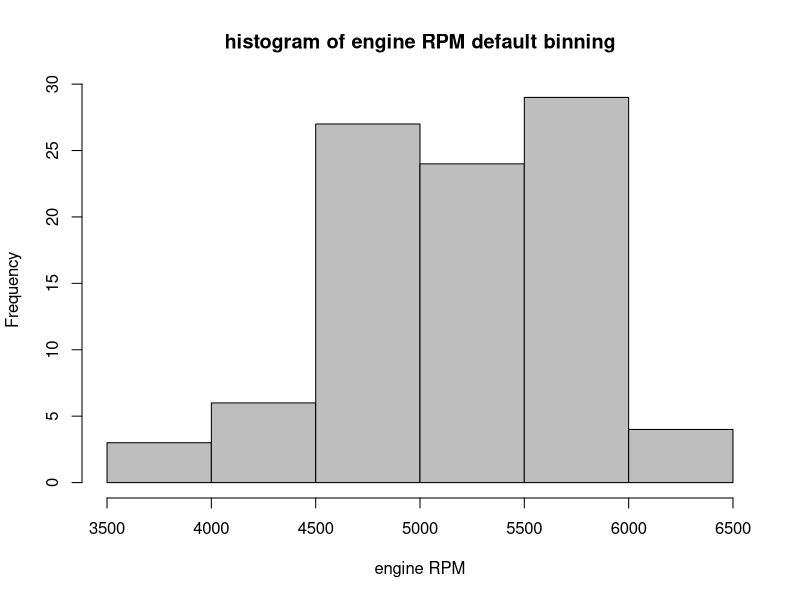
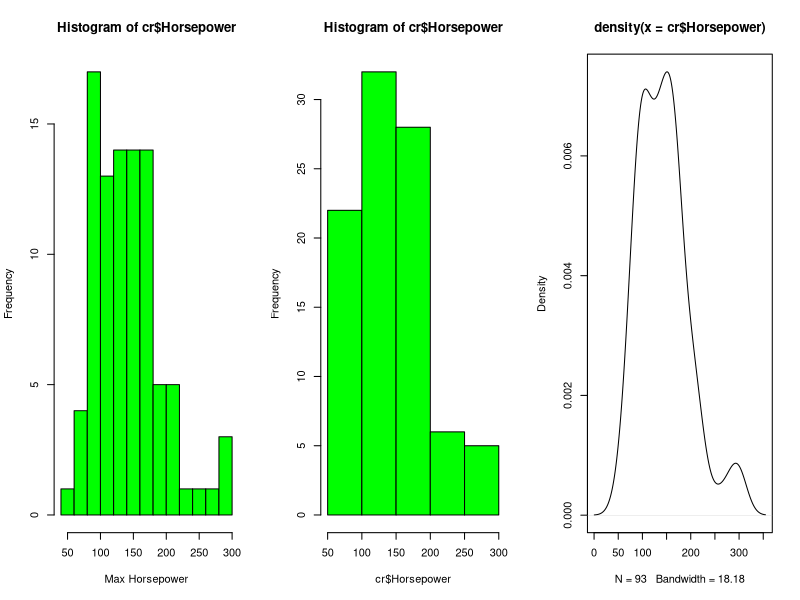
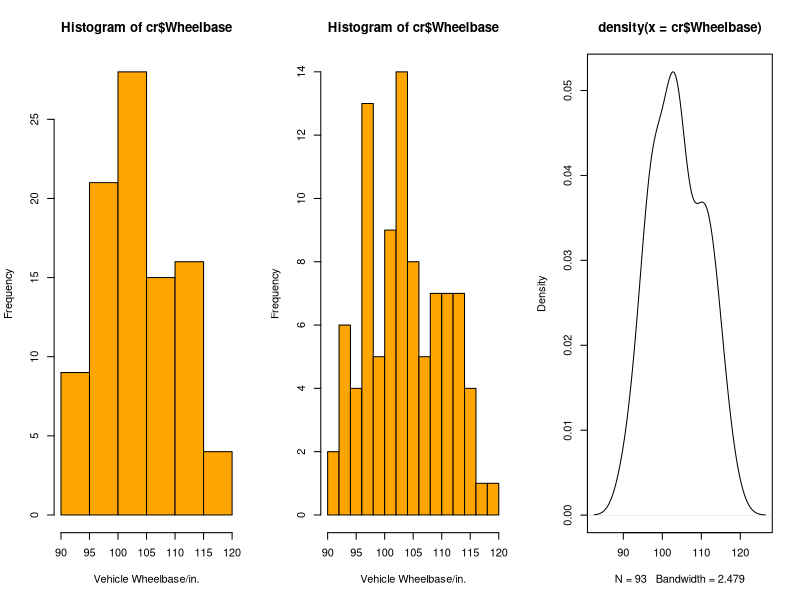
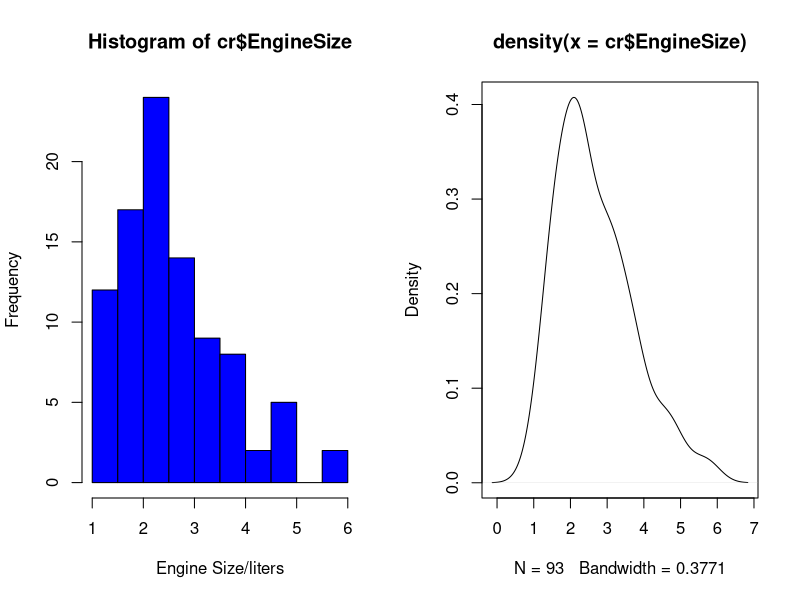
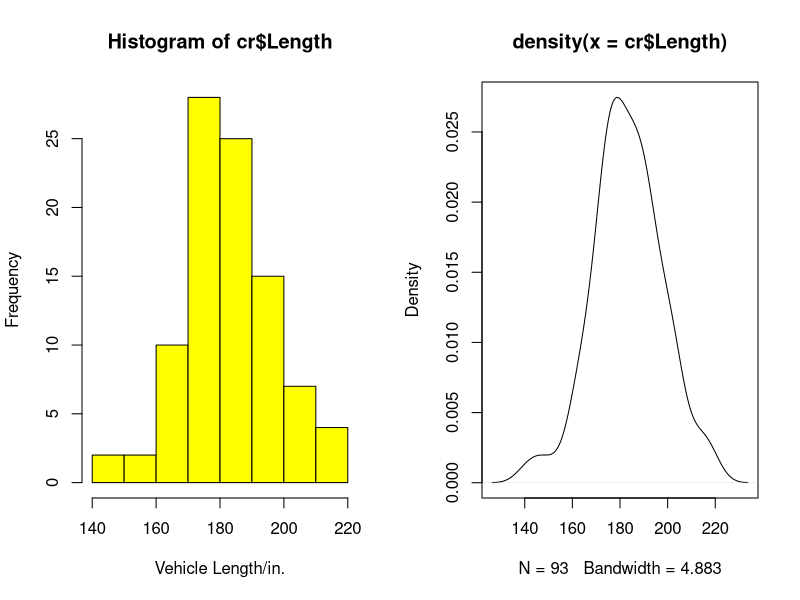
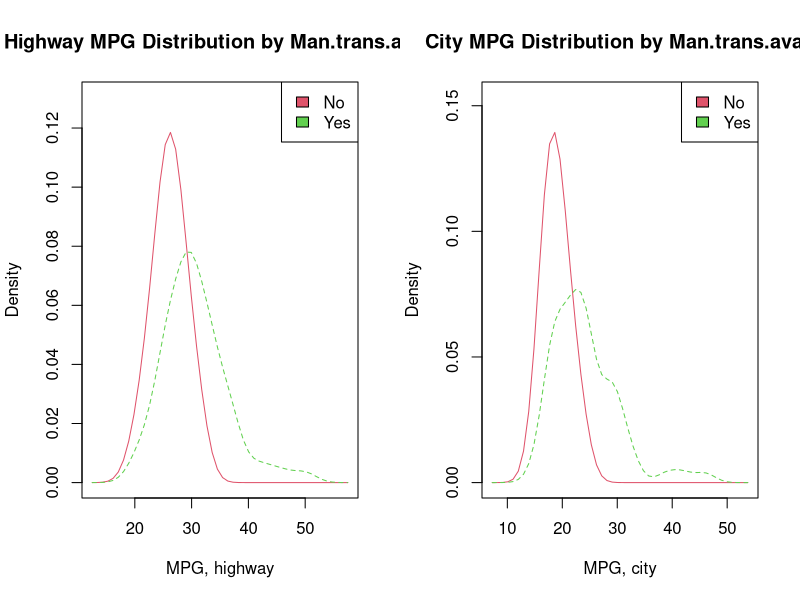
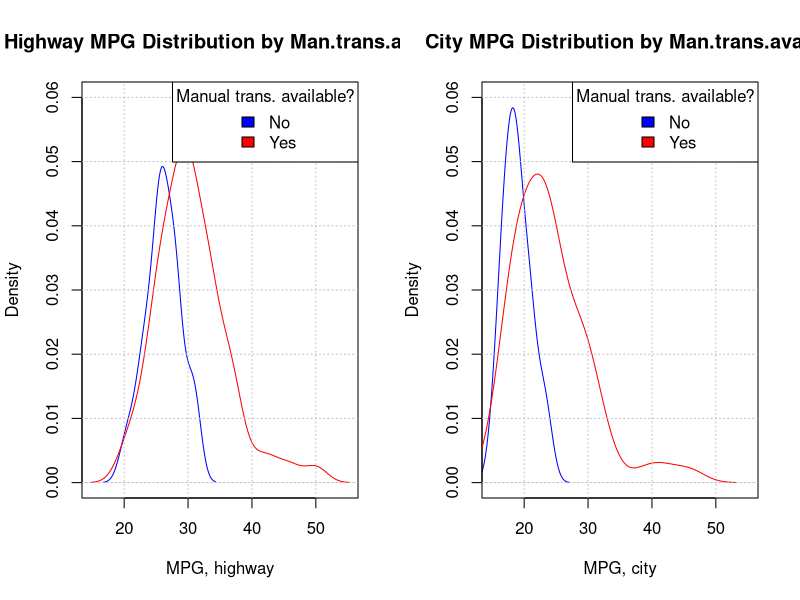

Source code (R) for these figures, in order:
# histogram-Cars93.R

library(MASS)
cr = Cars93

# ---------------------------------------------------------------
# histogram: how many examples in the dataset fall into each "bin"
#   of a fixed size. This lets us look at the distribution of one
#   variable in the dataset at a time.
#
#   - y axis shows the counts in a given "bin". R does the computation.
#   - x axis must have numeric values. Otherwise you see errors like this:
#       > hist(cr$Origin)
#       Error in hist.default(cr$Origin) : 'x' must be numeric
#     To get numeric values, compute the contingency table.
#
#   - can use R defaults for bin size, which we do here, or specify
#       "breaks" parameter to ask for specific # bins
# ---------------------------------------------------------------

# ---- histograms and RPM data ----

# RPM for the Cars93 dataset (revs per minute at maximum horsepower).

# what can we say about the RPM column in our dataset?
table(cr$RPM)
summary(cr$RPM)

# extract the RPM data into a vector
rpms = cr$RPM
xname="engine RPM"

# default bin algorithm is used in this plot:
hist(rpms, 
     xlab=xname, 
     main=paste("histogram of",xname,"default binning"),
     col="grey")

# ----- Compare histograms to kernel density plots: --------

# Horsepower
par(mfrow=c(1,3))
hist(cr$Horsepower, xlab="Max Horsepower", col="green", breaks=15) # col 13; breaks 15 or 18
hist(cr$Horsepower, col="green")
plot(density(cr$Horsepower))

# Wheelbase
par(mfrow=c(1,3))
hist(cr$Wheelbase, xlab="Vehicle Wheelbase/in.", col="orange", breaks=10) # 20; breaks 10 or 12
hist(cr$Wheelbase, xlab="Vehicle Wheelbase/in.", col="orange", breaks=12) # 20; breaks 10 or 12
plot(density(cr$Wheelbase))

# Engine Size (displacement)
par(mfrow=c(1,2))
hist(cr$EngineSize, xlab="Engine Size/liters", col="blue", breaks=15) # col 12; breaks 12
plot(density(cr$EngineSize))

# # Vehicle weight
# #hist(cr$Weight, xlab="Weight", col="red", breaks=15) # 25; breaks 15 or 18
# hist(cr$Weight, col="red", xlab="Weight")
# plot(density(cr$Weight))

# Vehicle Length
hist(cr$Length, xlab="Vehicle Length/in.", col="yellow", breaks=10) # 19; breaks 10 or 12
plot(density(cr$Length))

# # Vehicle Turn Circle
# hist(cr$Turn.circle, xlab="Turning circle/ft.", col="purple", breaks=8) # 22
# plot(density(cr$Turn.circle))
# par(mfrow=c(1,1))

# -------------- comparing groups: kernel density ------------------

# Compare MPG distributions for cars with different numbers of cylinders
library(sm) # need a special library, "Smoothing methods for...density estimation"

par(mfrow=c(1,2))

# ------------------------------

# compare MPGs for different transmissions: kernel density plots

# plot the densities:
sm.density.compare(cr$MPG.highway, as.integer(cr$Man.trans.avail), xlab="MPG, highway")
title(main="Highway MPG Distribution by Man.trans.avail")

# add legend to indicate identities of line colors
cl = levels(factor(cr$Man.trans.avail))
colfill<-c(2:(2+length(cl)))
legend(x="topright", cl, fill=colfill) 

# ---

# Same comparison plot, for city MPG:
# plot the densities:
sm.density.compare(cr$MPG.city, as.integer(cr$Man.trans.avail), xlab="MPG, city")
title(main="City MPG Distribution by Man.trans.avail")

# add legend to indicate identities of line colors
cl = levels(factor(cr$Man.trans.avail))
colfill<-c(2:(2+length(cl)))
legend(x="topright", cl, fill=colfill) 

# ---- without sm library: ---

# note that using density() calls allows us to scale the individual vectors by
# proportion of the dataset (see the weight parameter)

par(mfrow=c(1,2))

# --- highway ---

# x and y limits are found by experimentation:
yl=c(0,0.06)
xl=c(15,55)

# Subset the MPG.highway column on whether the Man.trans is available or not:
manTrans =   cr$MPG.highway[which(cr$Man.trans.avail=="Yes")]
noManTrans = cr$MPG.highway[which(cr$Man.trans.avail=="No")]

# weight each point according to the prevalence of its group in the dataset
lm = length(manTrans)
ln = length(noManTrans)
len = lm+ln

# now plot one subset (no man trans):
plot(density(noManTrans, weights=rep(1/len,ln)),
     col="blue",
     main="Highway MPG Distribution by Man.trans.avail",
     xlab="MPG, highway", 
     ylim=yl,
     xlim=xl)

# do the overplotting with the other subset
lines(density(manTrans, weights=rep(1/len,lm)),
      col="red",
      ylim=yl,
      xlim=xl)

grid(col="grey") # add a grid

# add a legend to identify each line clearly
legend(x="topright",
       title="Manual trans. available?",
       c("No","Yes"),
       fill=c("blue","red"))

# --- city ---

# Subset the MPG.city column on whether the Man.trans is available or not:
manTrans =   cr$MPG.city[which(cr$Man.trans.avail=="Yes")]
noManTrans = cr$MPG.city[which(cr$Man.trans.avail=="No")]

# weight each point according to the prevalence of its group in the dataset
lm = length(manTrans)
ln = length(noManTrans)
len = lm+ln

# now plot one subset (no man trans):
plot(density(noManTrans, weights=rep(1/len,ln)),
     col="blue",
     main="City MPG Distribution by Man.trans.avail",
     xlab="MPG, city", 
     ylim=yl,
     xlim=xl)

# do the overplotting with the other subset
lines(density(manTrans, weights=rep(1/len,lm)),
      col="red",
      ylim=yl,
      xlim=xl)

grid(col="grey") # add a grid

# add a legend to identify each line clearly
legend(x="topright",
       title="Manual trans. available?",
       c("No","Yes"),
       fill=c("blue","red"))

par(mfrow=c(1,1))

# # ----------------------------------------
# 
# # with sm package: compare MPGs for different drivetrains: kernel density plots
# 
# par(mfrow=c(1,2))
# 
# # plot the densities:
# sm.density.compare(cr$MPG.highway, as.integer(cr$DriveTrain), xlab="MPG, highway")
# title(main="Highway MPG Distribution by Drivetrain")
# 
# # add legend to indicate identities of line colors
# cl = levels(factor(cr$DriveTrain))
# colfill<-c(2:(2+length(cl)))
# legend(x="topright", cl, fill=colfill) 
# 
# # compare MPGs for drivetrain
# # plot the densities:
# sm.density.compare(cr$MPG.city, as.integer(cr$DriveTrain), xlab="MPG, city")
# title(main="City MPG Distribution by Drivetrain")
# 
# # add legend to indicate identities of line colors
# cl = levels(factor(cr$DriveTrain))
# colfill<-c(2:(2+length(cl)))
# legend(x="topright", cl, fill=colfill) 
# 
# par(mfrow=c(1,1))
# 
# 
# # ---- without sm library: ---
# 
# # use same x and y limits in each plot
# par(mfrow=c(1,2))
# 
# # x and y limits are found by experimentation:
# yl=c(0,0.06)
# xl=c(10,57)
# 
# # Subset the MPG.highway column on whether the Man.trans is available or not:
# fourWD =   cr$MPG.highway[which(cr$DriveTrain=="4WD")]
# front =   cr$MPG.highway[which(cr$DriveTrain=="Front")]
# rear =   cr$MPG.highway[which(cr$DriveTrain=="Rear")]
# 
# # weight each point according to the prevalence of its group in the dataset
# l4 = length(fourWD)
# lf = length(front)
# lr = length(rear)
# len = l4+lf+lr
# 
# # now plot one subset (no man trans):
# plot(density(fourWD, weights=rep(1/len,l4)),
#      col="blue",
#      main="Highway MPG Distribution by Drivetrain",
#      xlab="MPG, highway", 
#      ylim=yl,
#      xlim=xl)
# 
# # do the overplotting with the other subset
# lines(density(front, weights=rep(1/len,lf)),
#       col="red",
#       ylim=yl,
#       xlim=xl)
# 
# # do the overplotting with the other subset
# lines(density(rear, weights=rep(1/len,lr)),
#       col="darkgreen",
#       ylim=yl,
#       xlim=xl)
# 
# grid(col="grey") # add a grid
# 
# # add a legend to identify each line clearly
# legend(x="topright",
#        title="Drivetrain",
#        c("4WD","Front","Rear"),
#        fill=c("blue","red","darkgreen"))
# 
# # --- city ---
# 
# # Subset the MPG.city column on whether the Man.trans is available or not:
# fourWD =   cr$MPG.city[which(cr$DriveTrain=="4WD")]
# front =   cr$MPG.city[which(cr$DriveTrain=="Front")]
# rear =   cr$MPG.city[which(cr$DriveTrain=="Rear")]
# 
# # weight each point according to the prevalence of its group in the dataset
# l4 = length(fourWD)
# lf = length(front)
# lr = length(rear)
# len = l4+lf+lr
# 
# # now plot one subset (no man trans):
# plot(density(fourWD, weights=rep(1/len,l4)),
#      col="blue",
#      main="City MPG Distribution by Drivetrain",
#      xlab="MPG, City", 
#      ylim=yl,
#      xlim=xl)
# 
# # do the overplotting with the other subset
# lines(density(front, weights=rep(1/len,lf)),
#       col="red",
#       ylim=yl,
#       xlim=xl)
# 
# # do the overplotting with the other subset
# lines(density(rear, weights=rep(1/len,lr)),
#       col="darkgreen",
#       ylim=yl,
#       xlim=xl)
# 
# grid(col="grey") # add a grid
# 
# # add a legend to identify each line clearly
# legend(x="topright",
#        title="Drivetrain",
#        c("4WD","Front","Rear"),
#        fill=c("blue","red","darkgreen"))
# 
# par(mfrow=c(1,1))
